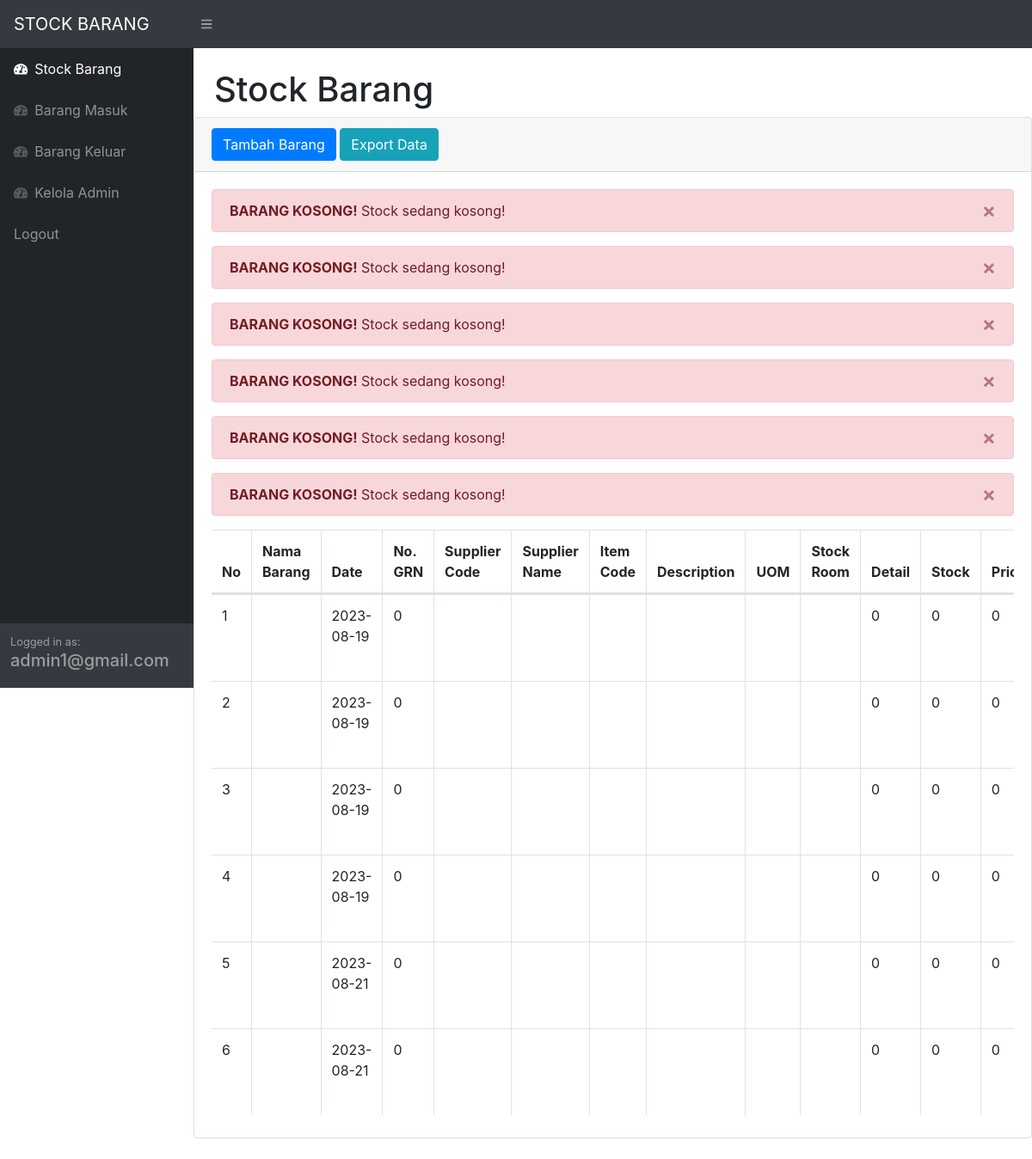
Screenshot of /index.php (signed in) with the database file from the repository.
### tables this page shows
CREATE TABLE `stock` (
  `idbarang` int(11) NOT NULL,
  `nama_barang` varchar(30) NOT NULL,
  `Date` date NOT NULL DEFAULT current_timestamp(),
  `no_grn` int(11) NOT NULL,
  `supplier_code` varchar(15) NOT NULL,
  `supplier_name` varchar(30) NOT NULL,
  `item_code` varchar(15) NOT NULL,
  `description` varchar(30) NOT NULL,
  `UOM` varchar(11) NOT NULL,
  `stock_room` varchar(11) NOT NULL,
  `detail` int(11) NOT NULL,
  `stock` int(11) NOT NULL,
  `price` float NOT NULL,
  `attended_price` float NOT NULL,
  `ket` varchar(30) NOT NULL,
  `key_master` varchar(11) NOT NULL
);

### index.php (the view, shortened to what this page needs)
<?php
    require 'function.php';
    $email = $_SESSION['email'];
?>
<!DOCTYPE html>
<html lang="en">
    <head>
        <link href="css/styles.css" rel="stylesheet" />
        <link href="https://cdn.datatables.net/1.10.20/css/dataTables.bootstrap4.min.css" rel="stylesheet" />
    </head>
    <body class="sb-nav-fixed">
        <nav class="sb-topnav navbar navbar-expand navbar-dark bg-dark">
            <a class="navbar-brand" href="index.php">STOCK BARANG</a>
            <button class="btn btn-link btn-sm order-1 order-lg-0" id="sidebarToggle" href="#"><i class="fas fa-bars"></i></button>
        </nav>
        <div id="layoutSidenav">
            <div id="layoutSidenav_nav">
                <nav class="sb-sidenav accordion sb-sidenav-dark" id="sidenavAccordion">
                    <div class="sb-sidenav-menu">
                        <div class="nav">
                            <a class="nav-link" href="index.php">
                                <div class="sb-nav-link-icon"><i class="fas fa-tachometer-alt"></i></div>
                                Stock Barang
                            </a>
                            <a class="nav-link" href="masuk.php">
                                <div class="sb-nav-link-icon"><i class="fas fa-tachometer-alt"></i></div>
                                Barang Masuk
                            </a>
                            <a class="nav-link" href="keluar.php">
                                <div class="sb-nav-link-icon"><i class="fas fa-tachometer-alt"></i></div>
                                Barang Keluar
                            </a>
                            <a class="nav-link" href="admin.php">
                                <div class="sb-nav-link-icon"><i class="fas fa-tachometer-alt"></i></div>
                                Kelola Admin
                            </a>
                            <a  class="nav-link" href="logout.php">Logout
                            </a>
                        </div>
                    </div>
                    <div class="sb-sidenav-footer">
                        <div class="small">Logged in as:</div>
                        <h5><?=$email;?></h5>
                    </div>
                </nav>
            </div>
            <div id="layoutSidenav_content">
                <main>
                    <div class="container-fluid">
                        <h1 class="mt-4">Stock Barang </h1>
                        </div>
                        <div class="card mb-4">
                            <div class="card-header">
                                <button type="button" class="btn btn-primary" data-toggle="modal" data-target="#myModal">
                                    Tambah Barang
                                </button>
                                <a href="export.php"class="btn btn-info">Export Data </a>
                            </div>
                            <div class="card-body">
                                <div class="table-responsive">
                                <?php
                                    $ambildatastock = mysqli_query($conn, "SELECT* from stock where stock <1");
                                    while ($fetch=mysqli_fetch_array($ambildatastock)) {
                                        $barang = $fetch['nama_barang'];
                                ?>
                                <div class="alert alert-danger alert-dismissible fade show">
                                    <button type="button" class="close" data-dismiss="alert">&times;</button>
                                    <strong>BARANG KOSONG!</strong> Stock <?=$barang?> sedang kosong!
                                </div>
                                <?php
                                    }
                                ?>
                                    <table class="table table-bordered" id="dataTable" width="100%" cellspacing="0">
                                        <thead>
                                            <tr>
                                                <th>No</th>
                                                <th>Nama Barang</th>
                                                <th>Date</th>
                                                <th>No. GRN</th>
                                                <th>Supplier Code</th>
                                                <th>Supplier Name</th>
                                                <th>Item Code</th>
                                                <th>Description</th>
                                                <th>UOM</th>
                                                <th>Stock Room</th>
                                                <th>Detail</th>
                                                <th>Stock</th>
                                                <th>Price</th>
                                            </tr>
                                        </thead>
                                        <tbody>
                                                <?php
                                                    $ambilsemuadatastock = mysqli_query($conn,"SELECT * from stock");
                                                        $i = 1;
                                                    while ($data=mysqli_fetch_array($ambilsemuadatastock)) {
                                                        $nama_barang = $data['nama_barang'];
                                                        $Date = $data['Date'];
                                                        $no_grn = $data['no_grn'];
                                                        $supplier_code = $data['supplier_code'];
                                                        $supplier_name = $data['supplier_name'];
                                                        $item_code = $data['item_code'];
                                                        $description = $data['description'];
                                                        $UOM = $data['UOM'];
                                                        $stock_room = $data['stock_room'];
                                                        $detail = $data['detail'];
                                                        $stock = $data['stock'];
                                                        $price = $data['price'];
                                                ?>
                                            <tr>
                                                <td><?=$i++;?></td>
                                                <td><?=$nama_barang;?></td>
                                                <td><?=$Date;?></td>
                                                <td><?=$no_grn;?></td>
                                                <td><?=$supplier_code;?></td>
                                                <td><?=$supplier_name;?></td>
                                                <td><?=$item_code;?></td>
                                                <td><?=$description;?></td>
                                                <td><?=$UOM;?></td>
                                                <td><?=$stock_room;?></td>
                                                <td><?=$detail;?></td>
                                                <td><?=$stock;?></td>
                                                <td><?=$price;?></td>
                                            </tr>
                                            <?php
                                                 };
                                            ?>
                                        </tbody>
                                    </table>
                                </div>
                            </div>
                        </div>
                    </div>
            </div>
    </body>
</html>

### rows the page displays
stock: Date "2023-08-19", no_grn "0", detail "0", stock "0", price "0"
stock: Date "2023-08-19", no_grn "0", detail "0", stock "0", price "0"
stock: Date "2023-08-19", no_grn "0", detail "0", stock "0", price "0"
stock: Date "2023-08-19", no_grn "0", detail "0", stock "0", price "0"
stock: Date "2023-08-21", no_grn "0", detail "0", stock "0", price "0"
stock: Date "2023-08-21", no_grn "0", detail "0", stock "0", price "0"

### other values shown
$email "admin1@gmail.com"
